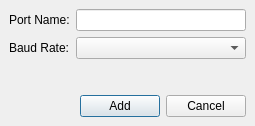
<?xml version="1.0" encoding="UTF-8"?>
<ui version="4.0">
 <class>SerialDialog</class>
 <widget class="QDialog" name="SerialDialog">
  <property name="geometry">
   <rect>
    <x>0</x>
    <y>0</y>
    <width>255</width>
    <height>126</height>
   </rect>
  </property>
  <property name="windowTitle">
   <string>Serial Port</string>
  </property>
  <layout class="QVBoxLayout" name="verticalLayout">
   <property name="margin">
    <number>0</number>
   </property>
   <item>
    <widget class="QWidget" name="widget" native="true">
     <layout class="QFormLayout" name="formLayout">
      <item row="0" column="0">
       <widget class="QLabel" name="label">
        <property name="text">
         <string>Port Name:</string>
        </property>
       </widget>
      </item>
      <item row="0" column="1">
       <widget class="QLineEdit" name="lineEdit_portName"/>
      </item>
      <item row="1" column="0">
       <widget class="QLabel" name="label_2">
        <property name="text">
         <string>Baud Rate:</string>
        </property>
       </widget>
      </item>
      <item row="1" column="1">
       <widget class="QComboBox" name="comboBox_baudRate"/>
      </item>
     </layout>
    </widget>
   </item>
   <item>
    <spacer name="verticalSpacer">
     <property name="orientation">
      <enum>Qt::Vertical</enum>
     </property>
     <property name="sizeHint" stdset="0">
      <size>
       <width>20</width>
       <height>40</height>
      </size>
     </property>
    </spacer>
   </item>
   <item>
    <widget class="QWidget" name="widget_2" native="true">
     <layout class="QHBoxLayout" name="horizontalLayout">
      <item>
       <spacer name="horizontalSpacer">
        <property name="orientation">
         <enum>Qt::Horizontal</enum>
        </property>
        <property name="sizeHint" stdset="0">
         <size>
          <width>40</width>
          <height>20</height>
         </size>
        </property>
       </spacer>
      </item>
      <item>
       <widget class="QPushButton" name="pushButton_add">
        <property name="text">
         <string>Add</string>
        </property>
        <property name="default">
         <bool>true</bool>
        </property>
       </widget>
      </item>
      <item>
       <widget class="QPushButton" name="pushButton_cancel">
        <property name="text">
         <string>Cancel</string>
        </property>
       </widget>
      </item>
     </layout>
    </widget>
   </item>
  </layout>
 </widget>
 <tabstops>
  <tabstop>lineEdit_portName</tabstop>
  <tabstop>comboBox_baudRate</tabstop>
  <tabstop>pushButton_add</tabstop>
  <tabstop>pushButton_cancel</tabstop>
 </tabstops>
 <resources/>
 <connections/>
</ui>
